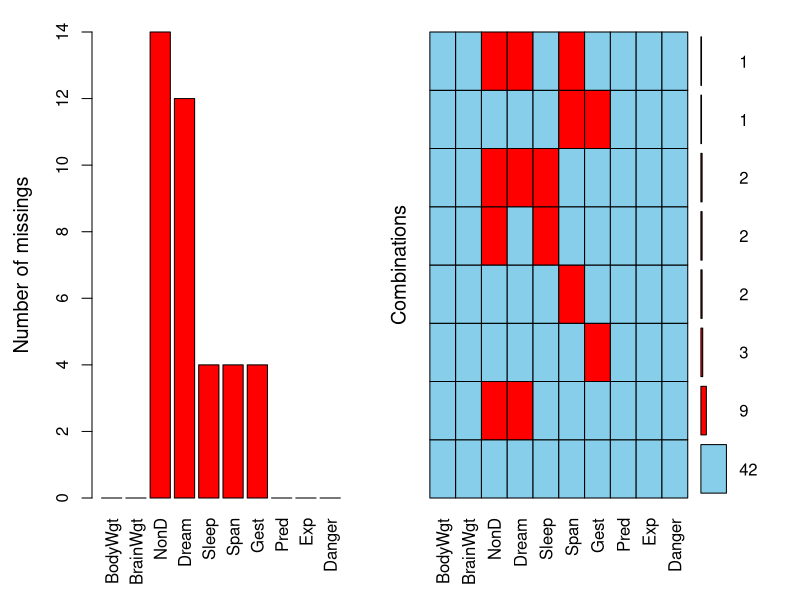
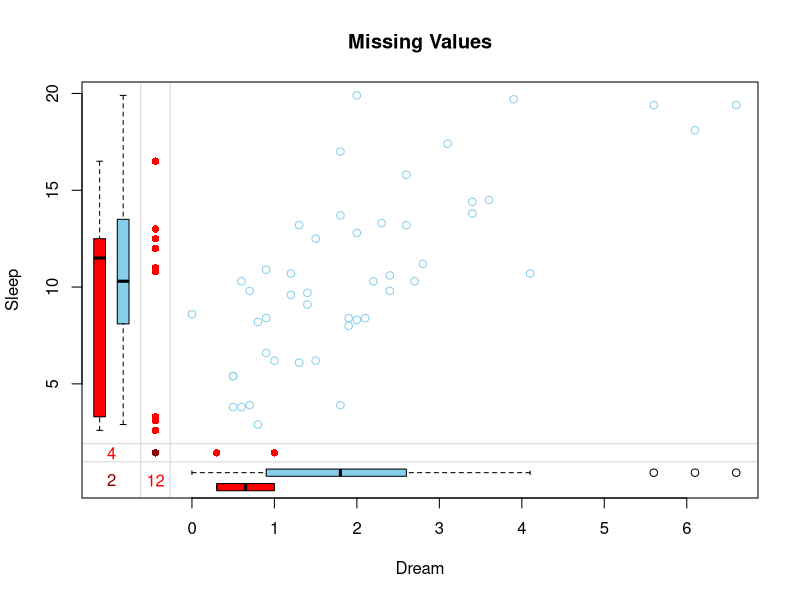

Write the R code that produced these figures, in order. (Note: this script raises an error after producing the figures.)
## ---- chunk 1
knitr::opts_chunk$set(
  collapse = TRUE,
  comment = "#>",
  fig.width = 7,
  fig.height = 5,
  fig.align = "center"
)
## ---- chunk 2
library(VIM)
library(data.table)
## ---- chunk 3
data <- as.data.table(VIM::sleep)
a <- aggr(sleep, plot = FALSE)
plot(a, numbers = TRUE, prop = FALSE)
## ---- chunk 4
dataDS <- sleep[, c("Dream", "Sleep")]
marginplot(dataDS, main = "Missing Values")
## ---- chunk 5
res <- vimpute(data = data)
## ---- chunk 6
print(head(res, 3))
## ---- chunk 7
dataDS <- as.data.frame(res[, c("Dream", "Sleep", "Dream_imp", "Sleep_imp")])
marginplot(dataDS, delimiter = "_imp", main = "Imputation with Default Model")
## ---- chunk 8
res_hist <- vimpute(
  data = data,
  pred_history = TRUE
)
## ---- chunk 9
ph <- res_hist$pred_history
n  <- nrow(ph)

if (n >= 15) {
  first  <- ph[1:5, ]
  middle <- ph[(floor(n/2)-2):(floor(n/2)+2), ]
  last   <- ph[(n-4):n, ]
  print(first)
  cat("\n...\n...\n...\n\n")
  print(middle)
  cat("\n...\n...\n...\n\n")
  print(last)
  
} else {
  print(ph)
}
